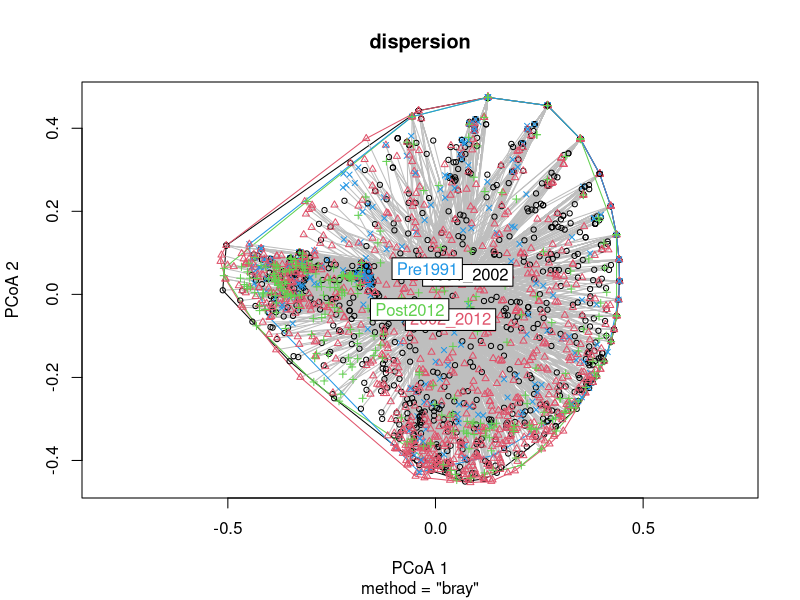
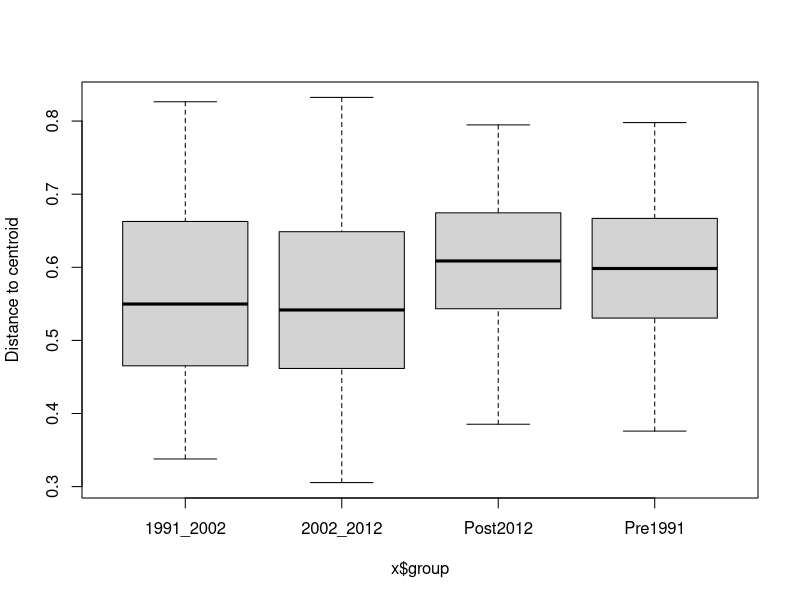

Source code (R) for these figures, in order: (Note: a time limit stopped this script after it produced the figures.)
#PERMANOVA: to test global effects
#How community composition (species assemblages divided into life-history traits) varies with SO₂ and year?
#Are the species identities and abundances different between time periods?

library(vegan)
library(dplyr)
library(tidyr)
library(readxl)

#Set formating of format1 dataset
#####
format1 <- read_excel("format1.xlsx")
format1 <- format1 %>%
  mutate(Date = as.Date(Date))

format1 <- format1 %>%
  mutate(
    PolicyPeriod = case_when(
      Date < as.Date("1991-10-04") ~ "Pre1991",
      Date >= as.Date("1991-10-04") & Date < as.Date("2002-06-01") ~ "1991_2002",
      Date >= as.Date("2002-06-01") & Date < as.Date("2012-09-01") ~ "2002_2012",
      Date >= as.Date("2012-09-01") ~ "Post2012"
    ),
    PolicyPeriod = factor(PolicyPeriod)
  )

format1$PolicyPeriod <- as.factor(format1$PolicyPeriod)
format1$Date <- as.factor(format1$Date)
format1$Woody.species <- as.factor(format1$Woody.species)

str(format1$Date)
#####
#Create a unique sample ID for grouping variable
format1 <- format1 %>%
  mutate(SampleID = paste(Time.period, Woody.species, sep = "_"))

#Create species matrix: rows = samples, columns = species, values = total abundance
sp_matrix <- format1 %>%
  group_by(SampleID, Species) %>%
  summarise(Abundance = sum(Number), .groups = "drop") %>%
  pivot_wider(names_from = Species, values_from = Abundance, values_fill = 0)
#####
#Convert to matrix
#####

# Convert to base data frame
sp_df <- as.data.frame(sp_matrix)

# Set row names from SampleID
rownames(sp_df) <- sp_df$SampleID

# Remove SampleID column now that it's row names
sp_df$SampleID <- NULL

# Summarize environmental metadata per SampleID
env_data <- format1 %>%
  group_by(SampleID) %>%
  summarise(
    PolicyPeriod = first(PolicyPeriod), Time.period = first(Time.period),
    Woody.species = first(Woody.species),
    Immission = mean(Immission, na.rm = TRUE),
    T = mean(T, na.rm = TRUE),
    Precipitation = mean(Precipitation, na.rm = TRUE),
    Wind = mean(Wind, na.rm = TRUE)
  )

env_data$Woody.species <- as.factor(env_data$Woody.species)
#####
#PERMANOVA
#####
# Bray-Curtis dissimilarity calculation
bray_dist <- vegdist(sp_df, method = "bray")
#PERMDISP
dispersion <- betadisper(bray_dist, env_data$PolicyPeriod)
permutest(dispersion)
plot(dispersion)
boxplot(dispersion)
#differences in group dispersion exist?
pairwise.perm.test <- TukeyHSD(dispersion)
print(pairwise.perm.test)
#A test for homogeneity of multivariate dispersion (PERMDISP) was significant (p = 0.001), indicating slight differences in group dispersion. Visual inspection, however, showed only moderate variation, suggesting group differences in the PERMANOVA are likely driven by both location and spread effects.
#Although PERMDISP was significant (p = 0.001), visual inspection indicated only moderate variation in dispersion. Therefore, differences in community composition among PolicyPeriods are likely influenced by both location (centroid shifts) and group spread.
# PERMANOVA test
adonis_result1<-adonis2(bray_dist ~ Immission + PolicyPeriod, data = env_data, permutations = 9999, method = "bray",by="margin",strata=env_data$Woody.species)
#PolicyPeriod and Immission together explain XXX% of the total variation in community structure.
adonis_result1<-adonis2(bray_dist ~ Immission + PolicyPeriod + Time.period + T + Precipitation + Wind, data = env_data, permutations = 9999, method = "bray",by="margin",strata=env_data$Woody.species)
#After accounting for climatic and temporal variation, PolicyPeriod and Immission still significantly explain variation in community composition (R² = ...).

#Calculation for adjusted R² for vegan::adonis2() 
adjusted_R2 <- function(R2, n, m) {
  1 - ((1 - R2) * (n - 1) / (n - m - 1))
}

adjusted_R2(R2 = 0.00454, n = 2608, m = 2)
